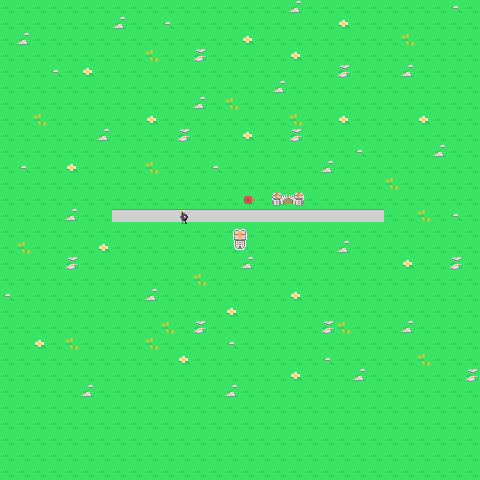

This game map was drawn from its Tiled (.tmx) file and the tilesets committed beside it. A one-line description and the trimmed map source follow:
An orthogonal 30x30 tile map with 16x16 px tiles, 4 tile layers (BottomLayer, TowerLayer, EnemyLayer, UpperLayer), 2 tilesets.

<map version="1.10" tiledversion="1.11.2" orientation="orthogonal" renderorder="left-up" width="30" height="30" tilewidth="16" tileheight="16" infinite="0" nextlayerid="5" nextobjectid="1">
 <tileset firstgid="1" source="Tower_defense.tsx" />
 <tileset firstgid="257" source="Towertile.tsx" />
 <layer id="1" name="BottomLayer" width="30" height="30">
  <data>[900 cells, 900 non-empty, 2 distinct tile ids]</data>
 </layer>
 <layer id="2" name="TowerLayer" width="30" height="30">
  <data>[900 cells, 74 non-empty, 12 distinct tile ids]</data>
 </layer>
 <layer id="4" name="EnemyLayer" width="30" height="30">
  <data>[900 cells, 1 non-empty, 1 distinct tile ids]</data>
 </layer>
 <layer id="3" name="UpperLayer" width="30" height="30">
  <data>[900 cells, 0 non-empty, 0 distinct tile ids]</data>
 </layer>
</map>
